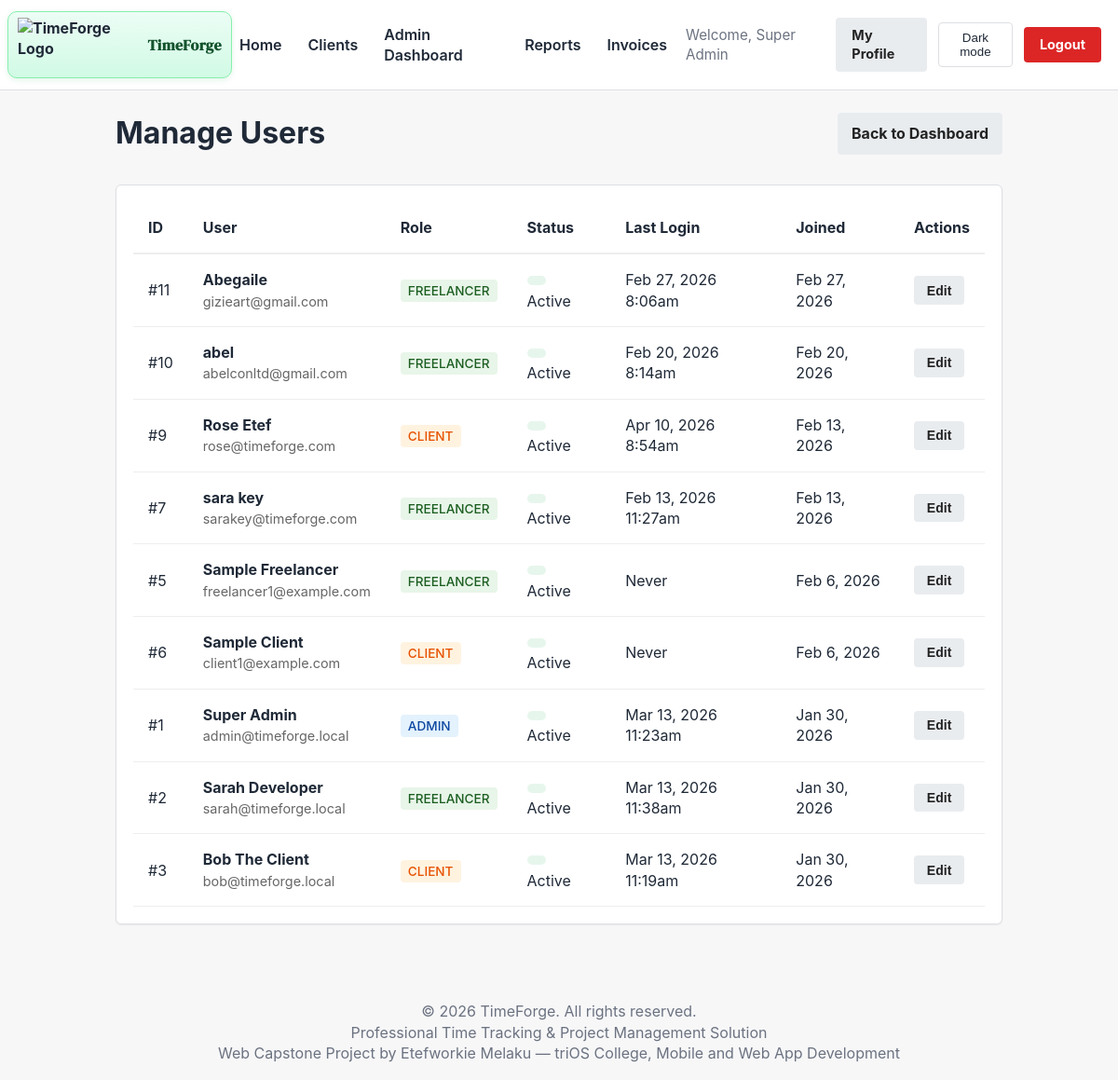
Before: /admin/users.php (signed in) with the older database file.
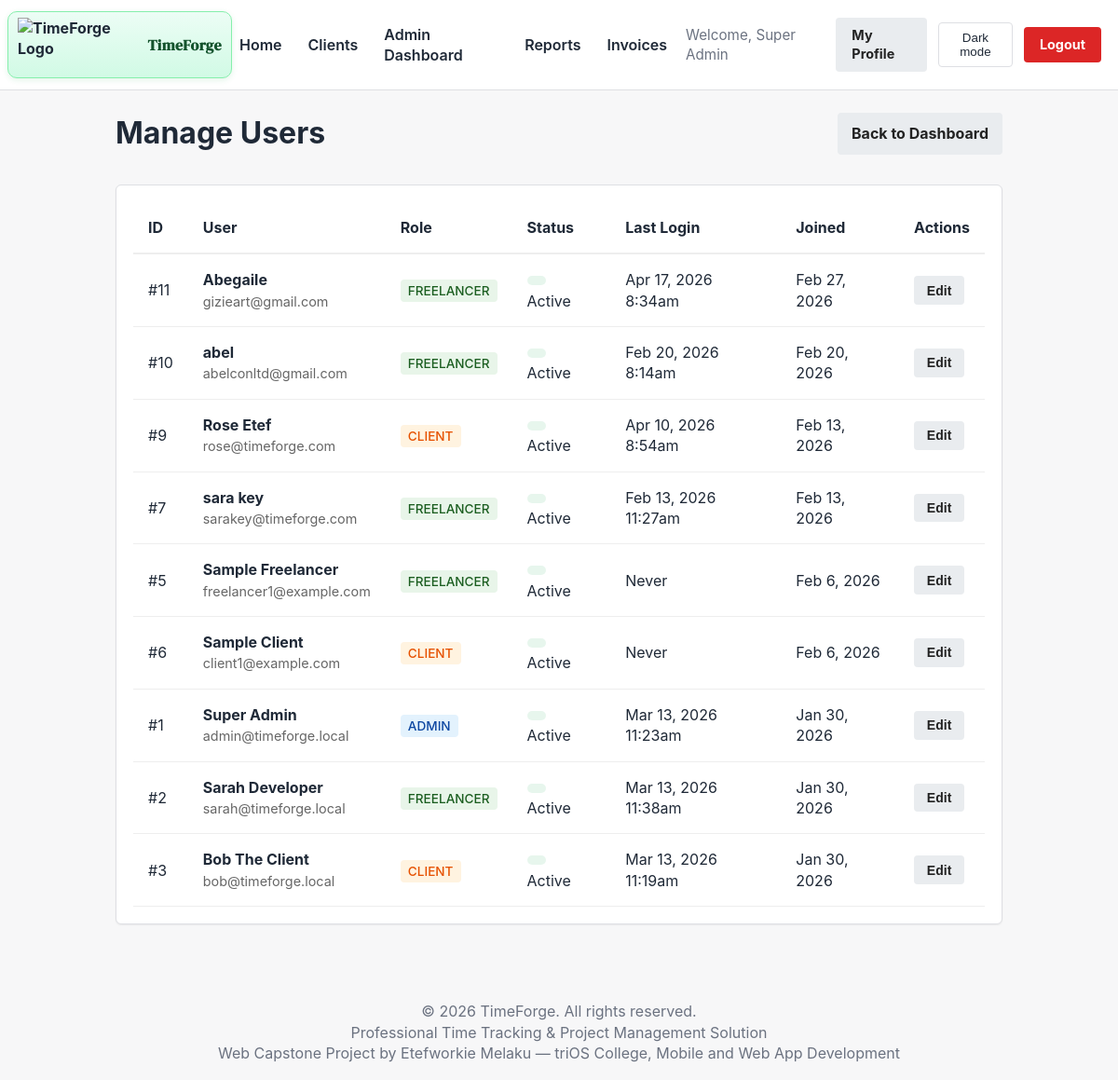
After: the same page with the newer database file.
### tables this page shows
CREATE TABLE `users` (
  `id` int(11) NOT NULL,
  `company_id` int(11) DEFAULT NULL,
  `username` varchar(50) NOT NULL,
  `email` varchar(100) NOT NULL,
  `password` varchar(255) NOT NULL,
  `role` enum('admin','freelancer','client') NOT NULL DEFAULT 'freelancer',
  `full_name` varchar(100) NOT NULL,
  `company_name` varchar(150) DEFAULT NULL,
  `business_tagline` varchar(200) DEFAULT NULL,
  `company_logo` varchar(255) DEFAULT NULL,
  `is_active` tinyint(1) DEFAULT 1,
  `last_login` datetime DEFAULT NULL,
  `last_active_at` datetime DEFAULT NULL,
  `current_project_id` int(11) DEFAULT NULL,
  `password_reset_token` varchar(255) DEFAULT NULL,
  `password_reset_expires` datetime DEFAULT NULL,
  `created_at` timestamp NOT NULL DEFAULT current_timestamp(),
  `updated_at` timestamp NOT NULL DEFAULT current_timestamp() ON UPDATE current_timestamp()
);

### admin/users.php (the view, shortened to what this page needs)
<?php
require_once __DIR__ . '/../includes/auth.php';
try {
    $stmt = $pdo->prepare("SELECT id, username, email, full_name, role, is_active, last_login, created_at FROM users WHERE company_id = :company_id ORDER BY created_at DESC");
    $stmt->execute([':company_id' => $_SESSION['company_id']]);
    $users = $stmt->fetchAll(PDO::FETCH_ASSOC);
} catch (PDOException $e) {
    die("Error fetching users: " . $e->getMessage());
}
?>
<!DOCTYPE html>
<html lang="en">
<head>
    <link rel="stylesheet" href="/TimeForge_Capstone/css/style.css">
</head>
<body>
    <?php include_once __DIR__ . '/../includes/header_partial.php'; ?>
    <div class="container">
        <div style="display: flex; justify-content: space-between; align-items: center; margin-bottom: 2rem;">
            <h1>Manage Users</h1>
            <a href="/TimeForge_Capstone/admin/dashboard.php" class="btn btn-secondary">Back to Dashboard</a>
        </div>
        <div class="card">
            <div style="overflow-x: auto;">
                <table style="width: 100%; border-collapse: collapse;">
                    <thead>
                        <tr style="border-bottom: 2px solid #eee; text-align: left;">
                            <th style="padding: 1rem;">ID</th>
                            <th style="padding: 1rem;">User</th>
                            <th style="padding: 1rem;">Role</th>
                            <th style="padding: 1rem;">Status</th>
                            <th style="padding: 1rem;">Last Login</th>
                            <th style="padding: 1rem;">Joined</th>
                            <th style="padding: 1rem;">Actions</th>
                        </tr>
                    </thead>
                    <tbody>
                        <?php foreach ($users as $user): ?>
                        <tr style="border-bottom: 1px solid #eee;">
                            <td style="padding: 1rem;">#<?= $user['id'] ?></td>
                            <td style="padding: 1rem;">
                                <strong><?= htmlspecialchars($user['full_name']) ?></strong><br>
                                <span style="font-size: 0.9em; color: #666;"><?= htmlspecialchars($user['email']) ?></span>
                            </td>
                            <td style="padding: 1rem;">
                                <span class="role-badge role-<?= $user['role'] ?>"><?= ucfirst($user['role']) ?></span>
                            </td>
                            <td style="padding: 1rem;">
                                <span class="status-badge <?= $user['is_active'] ? 'status-active' : 'status-inactive' ?>"></span>
                                <?= $user['is_active'] ? 'Active' : 'Disabled' ?>
                            </td>
                            <td style="padding: 1rem;">
                                <?= $user['last_login'] ? date('M j, Y g:ia', strtotime($user['last_login'])) : 'Never' ?>
                            </td>
                            <td style="padding: 1rem;">
                                <?= date('M j, Y', strtotime($user['created_at'])) ?>
                            </td>
                            <td style="padding: 1rem;">
                                <button class="btn btn-secondary btn-sm" disabled>Edit</button>
                            </td>
                        </tr>
                        <?php endforeach; ?>
                    </tbody>
                </table>
            </div>
        </div>
    </div>
    <?php include_once __DIR__ . '/../includes/footer_partial.php'; ?>
</body>
</html>

Changed rows visible on the page:
changed users "Abegaile": last_login "Feb 27, 2026 8:06am" → "Apr 17, 2026 8:34am"
